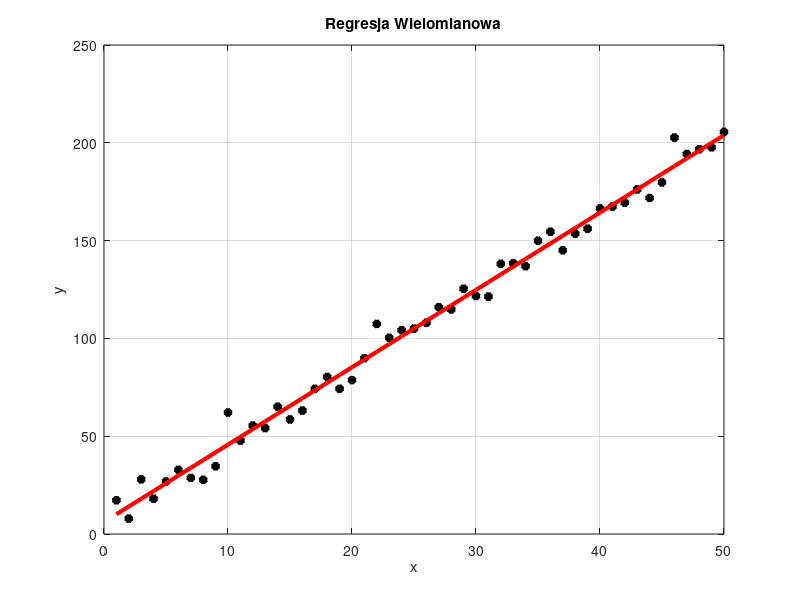

This chart was generated by the following MATLAB code:
% Czyszczenie zmiennych, zamknięcie okien i wyczyszczenie konsoli
clearvars
close all
clc

% Liczba elementów w wektorze
num_elements = 50;

% Wartości używane do generowania danych
a = 4; 
b = 6; 
c = 5;

% Tworzenie wektorów x i y
x = 1:1:num_elements; 
y = a * x + b * randn(1, num_elements); 
y = y + c; 

% Transpozycja wektorów do postaci kolumnowej
Y = y'; 
X = x'; 

% Wykonanie regresji liniowej dla danych
w = polyfit(x, y, 1); 

% Obliczenie wartości przybliżonych dla dopasowanej linii trendu
ye = polyval(w, x); 

% Rysowanie wykresu
figure(1) 
plot(x, y, '*k', 'LineWidth', 3); 
grid; 
hold on 
plot(x, ye, 'r', 'LineWidth', 3); 
xlabel('x'); ylabel('y'); 
title('Regresja Wielomianowa')
